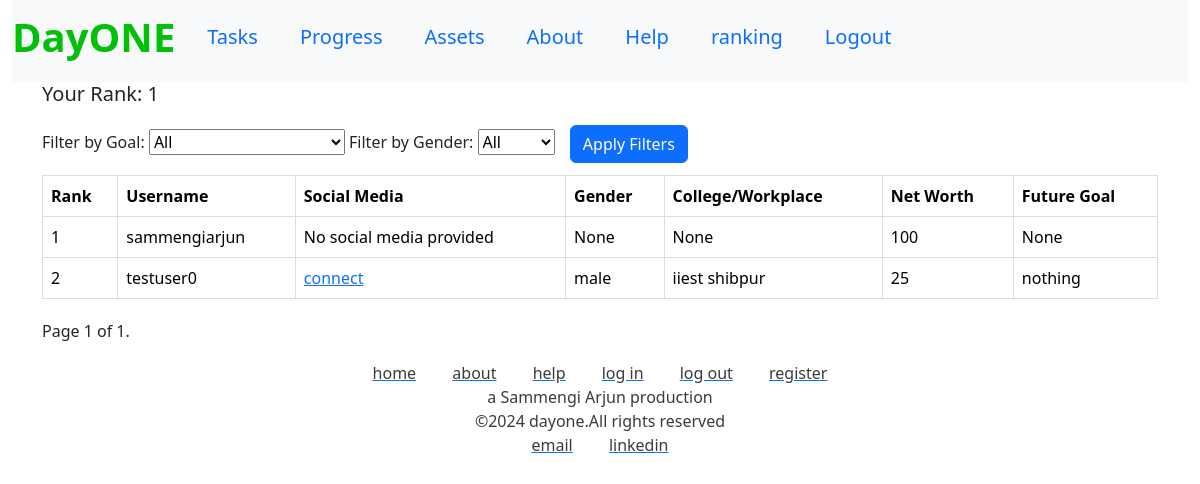
/ranking/ (signed in), run on an earlier commit of the app's database.
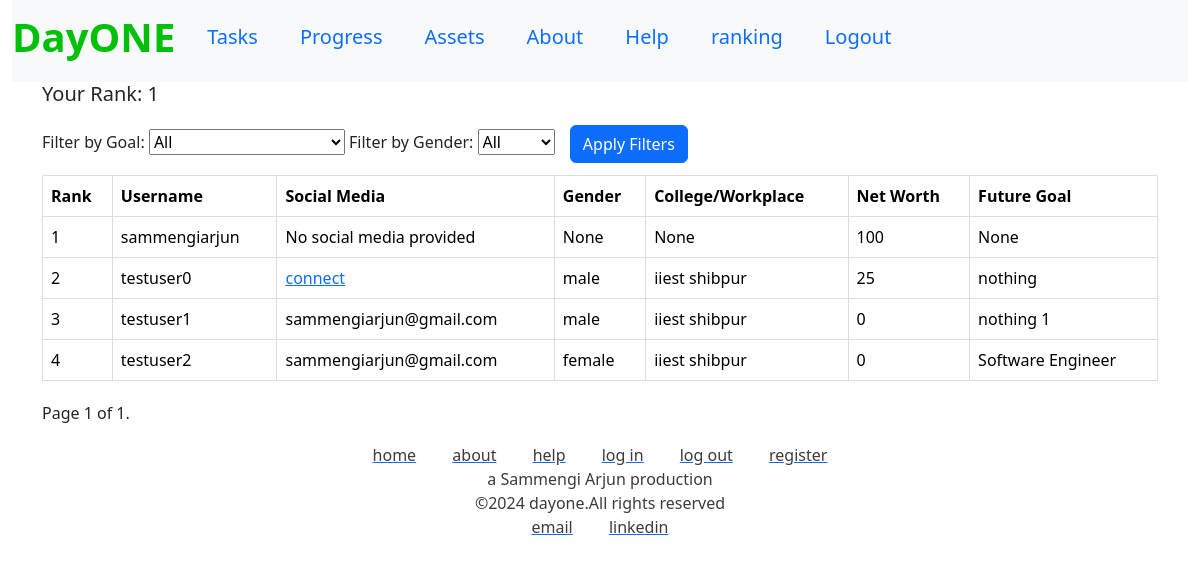
And on a later commit of the database.
### myapp/models.py (models this page shows, shortened)
class CustomUser(AbstractUser):
    NATIONALITY_CHOICES = [
        ('indian', 'Indian'),
        ('non-indian', 'Non-Indian'),
    ]
    SOCIAL_MEDIA_CHOICES = [
            ('facebook', 'Facebook'),
            ('twitter', 'Twitter'),
            ('instagram', 'Instagram'),
            ('linkedin', 'LinkedIn'),
            ('email', 'Email'),
        ]
    GENDER_CHOICES = [
        ('male', 'Male'),
        ('female', 'Female'),
        ('other', 'Other'),
    ]
    FUTURE_GOAL_CHOICES = [
        ('doctor', 'Doctor'),
        ('ca_cs', 'CA/CS'),
        ('lawyer', 'Lawyer'),
        ('teacher', 'Teacher'),
        ('architect', 'Architect'),
        ('mba', 'MBA'),
        ('civil_servant', 'Civil Servant'),
        ('fashion_designer', 'Fashion Designer'),
        ('software_engineer', 'Software Engineer'),
        ('graphic_designer', 'Graphic Designer'),
        ('marketing_professional', 'Marketing Professional'),
        ('content_writer', 'Content Writer'),
        ('jee', 'JEE'),
        ('neet', 'NEET'),
        ('cuet', 'CUET'),
        ('gate', 'GATE'),
        ('cat', 'CAT'),
        ('nid_dat', 'NID DAT'),
        ('ugc_net', 'UGC NET'),
        ('upsc', 'UPSC'),
        ('ssc', 'SSC'),
        ('nda', 'NDA'),
        ('clat', 'CLAT'),
        ('ailet', 'AILET'),
        ('other', 'Other'),
    ]
    rank=models.IntegerField(default=0)
    gender = models.CharField(max_length=10, choices=GENDER_CHOICES, blank=True, null=True)
    age = models.IntegerField(blank=True, null=True)
    college_or_workplace = models.CharField(max_length=255, blank=True, null=True)
    future_goal = models.CharField(max_length=50, choices=FUTURE_GOAL_CHOICES, blank=True, null=True)
    other_goal_text = models.CharField(max_length=255, blank=True, null=True)
    social_media_url = models.URLField(blank=True, null=True)
    nationality = models.CharField(max_length=20, choices=NATIONALITY_CHOICES)
    total_pomodoros = models.IntegerField(default=0)
    virtual_currency_balance = models.IntegerField(default=0)
    @property
    def virtual_currency_balance(self):
        return self.total_pomodoros * 25
    @virtual_currency_balance.setter
    def virtual_currency_balance(self, value):
        self.total_pomodoros = value // 25
    def __str__(self):
        return self.username

### myapp/views.py (the view)
# urls.py: path('ranking/', views.ranking_view, name='ranking'),
def ranking_view(request):
    print(request.GET)  # Print request parameters
    gender_filter = request.GET.get('gender', '')
    goal_filter = request.GET.get('goal', '')
    users = CustomUser.objects.order_by('-total_pomodoros')
    for user in users:
        user.net_worth = user.total_pomodoros * 25
    if gender_filter:
        users = users.filter(gender=gender_filter)
    if goal_filter:
        users = users.filter(future_goal=goal_filter)
    paginator = Paginator(users, 50)  # Show 50 users per page
    page_number = request.GET.get('page')
    try:
        users_page = paginator.page(page_number)
    except PageNotAnInteger:
        users_page = paginator.page(1)
    except EmptyPage:
        users_page = paginator.page(paginator.num_pages)
    current_user_rank = users.filter(total_pomodoros__gt=request.user.total_pomodoros).count() + 1
    context = {
        'users': users_page,
        'current_user_rank': current_user_rank,
        'current_user': request.user,
    }
    print(users)
    return render(request, 'ranking.html', context)

### myapp/templates/ranking.html (shortened to what this page needs)
{% extends 'home.html' %}
{% block body %}
<div class="container">
    <div class="row">
        <div class="col">
            <h5>Your Rank: {{ current_user_rank }}</h5>
            <form method="get">
                <label for="goal" class="filters">Filter by Goal:</label>
                <select class="filters" id="goal" name="goal">
                    <option value="">All</option>
                </select>
                <label for="gender" class="filters">Filter by Gender:</label>
                <select class="filters" id="gender" name="gender" >
                    <option value="">All</option>
                </select>
                <button type="submit" class="btn btn-primary custom-filterbtn">Apply Filters</button>
            </form>
            <table class="table">
                <thead>
                    <tr>
                        <th>Rank</th>
                        <th>Username</th>
                        <th>Social Media</th>
                        <th>Gender</th>
                        <th>College/Workplace</th>
                        <th>Net Worth</th>
                        <th>Future Goal</th>
                    </tr>
                </thead>
                <tbody>
                    {% for user in users %}
                    <tr>
                        <td>{{ forloop.counter }}</td>
                        <td>{{ user.username }}</td>
                        <td>
                            {% if user.social_media_url %}
                                {% if user.social_media_url != user.email %}
                                    {% if user.social_media_url|urlize %}
                                        <a href="{{ user.social_media_url }}">connect</a>
                                    {% else %}
                                        {{ user.social_media_url }}
                                    {% endif %}
                                {% else %}
                                    {{ user.social_media_url }}
                                {% endif %}
                            {% else %}
                                No social media provided
                            {% endif %}
                        </td>
                        <td>{{ user.gender }}</td>
                        <td>{{ user.college_or_workplace }}</td>
                        <td>{{ user.net_worth }}</td>
                        <td>
                            {% if user.future_goal == 'other' %}
                                {{ user.other_goal_text }}
                            {% else %}
                                {{ user.get_future_goal_display }}
                            {% endif %}
                        </td>
                    </tr>
                    {% endfor %}
                </tbody>
            </table>
            <div class="pagination">
                <span class="step-links">
                    <span class="current">
                        Page {{ users.number }} of {{ users.paginator.num_pages }}.
                    </span>
                </span>
            </div>
        </div>
    </div>
</div>
{% endblock %}

### myapp/templates/home.html (shortened to what this page needs)
{% load custom_filters %}
{% load static%}
<!DOCTYPE html>
<html lang="en">
<head>
    <link href="https://cdn.jsdelivr.net/npm/bootstrap@5.3.2/dist/css/bootstrap.min.css" rel="stylesheet">
    <link rel="stylesheet" href="{% static 'styles.css'%}">
</head>
<body>
    <div class="container-fluid">
        <div class="row">
            <div class="col">
            <nav class="navbar navbar-expand-lg navbar-light bg-light" >
                <a class="navbar-brand" href=""><h1 class="brand">DayONE</h1></a>
                <div class="collapse navbar-collapse" id="navbarSupportedContent">
                    <ul class="nav">
                        <li class="nav-item">
                            <a class="nav-link" href="{% url 'home' %}"><h5>Tasks</h5></a>
                        </li>
                        <li class="nav-item">
                            <a class="nav-link" href="{% url 'home' %}"><h5>Progress</h5></a>
                        </li>
                        <li class="nav-item">
                            <a class="nav-link" href="{% url 'home' %}"><h5>Assets</h5></a>
                        </li>
                        <li class="nav-item">
                            <a class="nav-link" href="{% url 'about' %}"><h5>About</h5></a>
                        </li>
                        <li class="nav-item">
                            <a class="nav-link" href="{% url 'help' %}"><h5>Help</h5></a>
                        </li>
                        {% if user.is_authenticated %}
                        <li class="nav-item">
                            <a class="nav-link" href="{% url 'ranking' %}"><h5>ranking</h5></a>
                        </li>
                        <li class="nav-item">
                            <a class="nav-link" href="{% url 'logout' %}"><h5>Logout</h5></a>
                        </li>
                        {% else %}
                        <li class="nav-item">
                            <a class="nav-link" href="{% url 'login' %}"><h5>Login</h5></a>
                        </li>
                        {% endif %}
                    </ul>
                </div>
            </nav>
        </div>
        </div>
    </div>
    {% block body %}{% endblock%}
    <footer>
        <div class="footerone">
            <a href="{% url 'home'%}"><p>home</p></a>
            <a href="{% url 'about'%}"><p>about</p></a>
            <a href="{% url 'help'%}"><p>help</p></a>
            <a href="{% url 'login'%}"><p>log in</p></a>
            <a href="{% url 'logout'%}"><p>log out</p></a>
            <a href="{% url 'register'%}"><p>register</p></a>
        </div>
        <div class="footertwo">
            <p>a Sammengi Arjun production</p>
        </div>
        <div class="footerthree">
            <p>&copy;2024 dayone.All rights reserved</p>
        </div>
        <div class="footerfour">
            <a href="mailto:sammengiarjun@gmail.com"><p>email</p></a>
            <a href="https://www.linkedin.com/in/arjun-sammengi-4108a3269/"><p>linkedin</p></a>
        </div>
    </footer>
</body>
</html>

### myapp/static/styles.css (style rules this page uses)
.brand { color: #00C008; font-weight: bolder; }
.nav-item { margin-right: 10px; display: flex; align-items: center; }
footer { margin-top: 1.5%; align-items: center; }
.footerone,.footertwo,.footerthree,.footerfour { display: block; text-align: center; padding: 0%; margin: 0; }
footer p { display: inline; text-align: center; text-decoration: none; padding: 0.5em; margin: 0 0.5em; color: rgb(59, 59, 59); }
.table { width: 100%; border-collapse: collapse; }
.table th, .table td { border: 1px solid #ddd; padding: 8px; text-align: left; }
.filters { margin-bottom: 20px; }
.pagination { margin-top: 20px; }
.custom-filterbtn { margin: 1%; }

What changed in the data, as far as the page shows it:
added CustomUser: username "testuser1", social_media_url "sammengiarjun@gmail.com", gender "male", college_or_workplace "iiest shibpur", net_worth "0", other_goal_text "nothing 1"
added CustomUser: username "testuser2", social_media_url "sammengiarjun@gmail.com", gender "female", college_or_workplace "iiest shibpur", net_worth "0", future_goal "Software Engineer"
